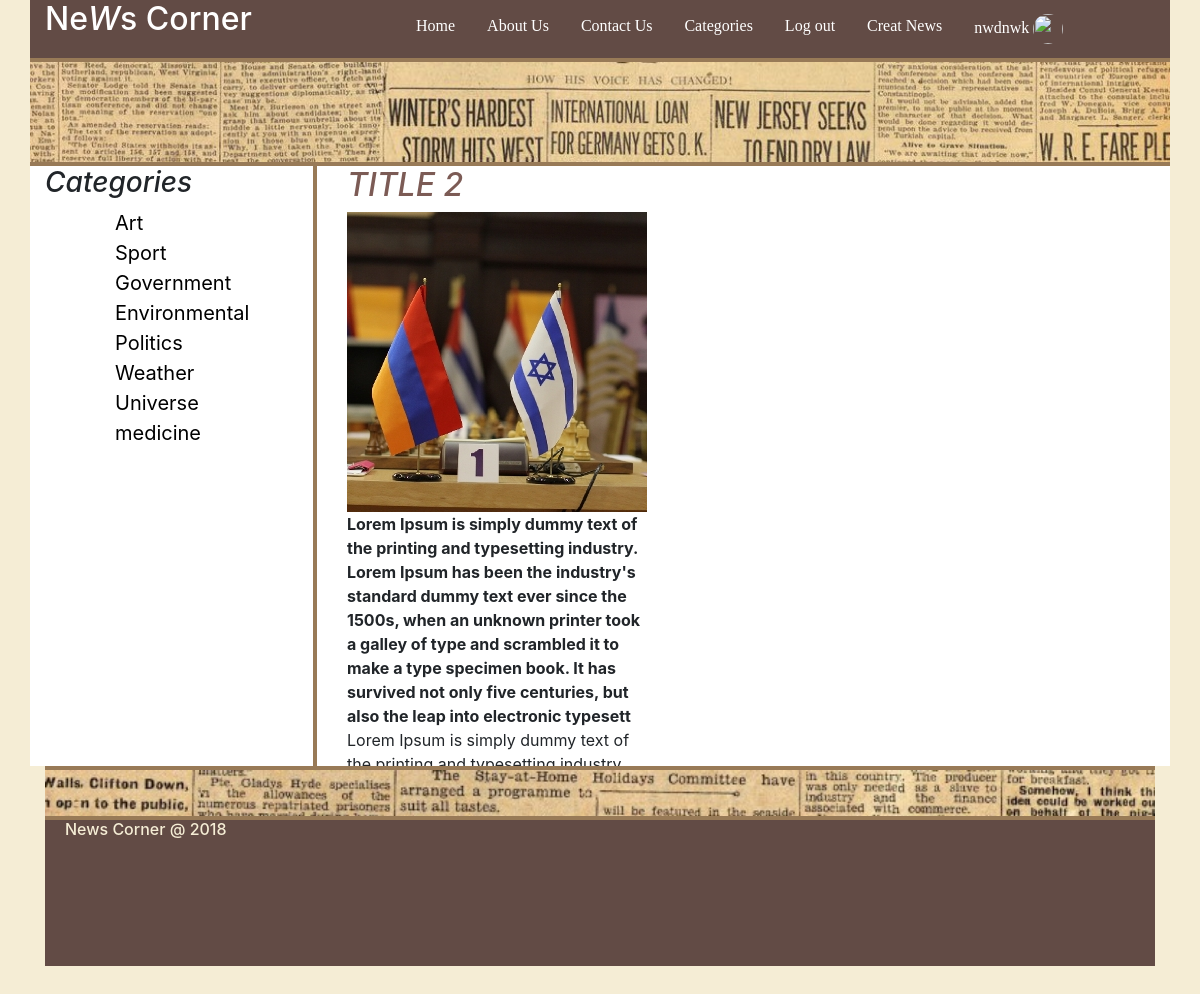
/view.php?id=2 (signed in), run on the app's committed database.
### tables this page shows
CREATE TABLE `registr_s` (
  `id` int(11) NOT NULL,
  `f_name` varchar(50) NOT NULL,
  `l_name` varchar(50) NOT NULL,
  `email` varchar(320) NOT NULL,
  `password` varchar(40) NOT NULL,
  `profile_path` varchar(255) NOT NULL,
  `country_id` int(11) NOT NULL,
  `registr_date` date NOT NULL
);

CREATE TABLE `categories` (
  `id` int(11) NOT NULL,
  `title` varchar(255) NOT NULL
);

CREATE TABLE `news` (
  `id` int(11) NOT NULL,
  `title` varchar(255) NOT NULL,
  `description` text NOT NULL,
  `content` text NOT NULL,
  `image_path` varchar(255) NOT NULL,
  `category_id` int(11) NOT NULL,
  `date_of_creating` date NOT NULL
);

### cookies_sessions/session_on.php (called while the page is built, shortened)
<?php
function check_session(){
    if(isset($_SESSION['id'])) {
        return true;
    }
    return false;
}

### components/db.php (called while the page is built, shortened)
<?php
class Database
{
    public function is_serialized($data, &$result = null)
    {
        $data = trim($data);
        if (strlen($data) < 4) {
            return false;
        }
        if ($data[1] !== ':') {
            return false;
        }
        return false;
    }
}

### view.php (the view, shortened to what this page needs)
<?php
require_once 'components/db_functions.php';
require_once 'layouts/header.php';
require_once 'cookies_sessions/session_on.php';
require_once 'layouts/left-sidebar.php';
?>
<div class="col-md-9 right">
    <div class="news_list col-md-12 ">
        <?php
        if (isset($_GET['id'])) {
            $id = $_GET['id'];
            $stmt = $conn->query("SELECT * FROM news where id=" . $id);
            $data = $stmt->fetch(PDO::FETCH_ASSOC);
        } else {
            header("Location: index.php");
        }
        ?>
        <?php if (!empty($data)){ ?>
        <h2 class="title"><?php echo $data['title']; ?></h2>
        <div class="image_container"><img src="uploads/<?php echo $data['image_path']; ?>"</div>
        <div class="description"><?php echo $data['description']; ?></div>
        <div><?php echo $data['content']; ?></div>
        <?php } ?>
    </div>
</div>
</div>
</div>
<?php require_once 'layouts/footer.php'; ?>

### layouts/header.php (shortened to what this page needs)
<?php
include_once "cookies_sessions/session_on.php";
include_once 'components/db_functions.php';
if(isset ($_SESSION['id'])) {
    $user_id = $_SESSION['id'];
}else{
    $user_id = "";
}
$stmt = $conn->query("select * from registr_s where id = '$user_id'"  );
$data = $stmt->fetch(PDO::FETCH_ASSOC);
?>
<!DOCTYPE html>
<html lang="en">
<head>
    <link rel="stylesheet" href="css/bootstrap.css">
    <link rel="stylesheet" href="css/style.css">
    <link rel="stylesheet" href="css/fontawesome.css">
</head>
<body>
<div class="container-fluid ">
    <div class="container header ">
        <div class="navigation">
            <nav class="row ">
                <div class="col-md-3  col-xs-3 nav_bottom left_header" id="logo"><a href="index.php"><h2 >Ne<i>W</i>s Corner</h2></a></div>
                <div class="col-md-9 col-xs-9 nav_bottom right_header">
                    <ul>
                        <li class="nav"><a class="nav_href" href="index.php">Home</a></li>
                        <li class="nav"><a class="nav_href" href="about_us.php">About Us</a></li>
                        <li class="nav"><a class="nav_href" href="contact.php">Contact Us</a></li>
                        <li class="nav"><a class="nav_href" href="category_nav.php">Categories</a></li>
                        <?php
                        if (check_session()): ?>
                            <li class="nav"><a class="nav_href" href="log_out.php">Log out</a></li>
                            <li class="nav"><a class="nav_href" href="admin.php">Creat News</a></li>
                            <li class="nav"><a class="nav_href" href="welcome.php" title = "Profile">
                                    <?= $data['f_name']?>
                                    <img  class="profile_image"  src="uploads/profiles/<?php echo $data['profile_path']  ?>" alt="">
                                </a></li>
                        <?php else: ?>
                            <li class="nav"><a class="nav_href" href="sign_up.php">Sign up</a></li>
                            <li class="nav" ><a class="nav_href" href="log_in.php">Log in</a></li>
                        <?php endif; ?>
                    </ul>
                </div>
                <div class="container header_background_image"></div>
            </nav>
        </div>
    </div>

### layouts/left-sidebar.php (shortened to what this page needs)
<?php
$stmt = $conn->query("SELECT * FROM categories");
$data = $stmt->fetchAll(PDO::FETCH_ASSOC);
include_once "components/db.php";
?>
<div class="container">
    <div class="row">
        <div class="col-md-3 left">
            <h3 style="font-style: italic" class="cat">Categories</h3>
            <ul class="category_nav" id="sortable">
            <?php foreach ($data as $value):?>
                    <li><a href="category.php?id=<?= $value['id']
                        ?>"><?= $value['title']?></a> </li>
                <?php endforeach;?>
            </ul>
        </div>

### css/style.css (style rules this page uses)
body { background:#F5EDD5; outline:none !important; padding:0; margin:0; }
ul { list-style-type: none; margin-left: 70px; padding: 0; }
li { list-style-type: none; }
.nav { float: left; }
.nav a { display: block; color: white; text-align: center; padding: 14px 16px; text-decoration: none; font-family: "Verdana"; }
.category_nav li a { color:black; text-decoration:none; font-size: 20px; }
.left { background: #FFFFFF; border-right:2px solid #987A57; }
.right { background: #FFFFFF; border-left:2px solid #987A57; }
.title { font-style:italic; text-transform:uppercase; color: #7c5b55; }
.image_container { width:300px; height:300px; margin-left:0!important; }
.image_container img { width:300px; height:300px !important; object-fit:cover !important; margin-left:0!important; }
.header { background-color: #624B45; border-bottom: 4px solid #987A57; }
.nav_bottom { border-bottom: 4px solid #987A57; }
#logo a { color: white; }
#logo a h2 { -webkit-animation-name: example; -webkit-animation-duration: 10s; animation-name: example; animation-duration: 10s; }
.description { font-weight: bold; }
.nav .profile_image { width:30px; height:30px; border-radius:50%; overflow: hidden; object-fit: cover; }
.header_background_image { background-image: url("../images/news_header.jpg"); height:100px; background-repeat:no-repeat ; background-size: cover; }
.news_list { height:600px; overflow-y: scroll; }
.cat { position: relative; -webkit-animation-name: example; -webkit-animation-duration: 4s; animation-name: example_cat; animation-duration: 4s; }

### data on the page
registr_s: f_name "nwdnwk"
categories: title "Art"
categories: title "Sport"
categories: title "Government"
categories: title "Environmental"
categories: title "Politics"
categories: title "Weather"
categories: title "Universe"
categories: title "medicine"
news: title "TITLE 2", image_path (picture), description "Lorem Ipsum is simply dummy text of the printing and typesetting industry. Lorem Ipsum has been the industry's standard dummy text ever since the 1500s, when an unknown printer took a galley of type and scrambled it to make a type specimen book. It has survived not only five centuries, but also the leap into electronic typesett", content "Lorem Ipsum is simply dummy text of…"
